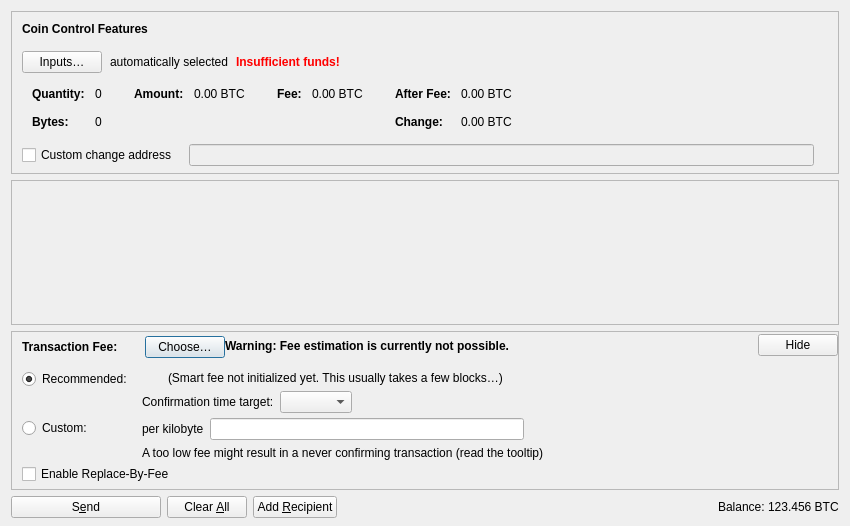
<?xml version="1.0" encoding="UTF-8"?>
<ui version="4.0">
 <class>SendCoinsDialog</class>
 <widget class="QDialog" name="SendCoinsDialog">
  <property name="geometry">
   <rect>
    <x>0</x>
    <y>0</y>
    <width>850</width>
    <height>526</height>
   </rect>
  </property>
  <property name="windowTitle">
   <string>Send Coins</string>
  </property>
  <layout class="QVBoxLayout" name="verticalLayout" stretch="0,1,0,0">
   <property name="bottomMargin">
    <number>8</number>
   </property>
   <item>
    <widget class="QFrame" name="frameCoinControl">
     <property name="sizePolicy">
      <sizepolicy hsizetype="Expanding" vsizetype="Expanding">
       <horstretch>0</horstretch>
       <verstretch>0</verstretch>
      </sizepolicy>
     </property>
     <property name="maximumSize">
      <size>
       <width>16777215</width>
       <height>16777215</height>
      </size>
     </property>
     <property name="frameShape">
      <enum>QFrame::StyledPanel</enum>
     </property>
     <property name="frameShadow">
      <enum>QFrame::Sunken</enum>
     </property>
     <layout class="QVBoxLayout" name="verticalLayoutCoinControl2">
      <property name="spacing">
       <number>0</number>
      </property>
      <property name="leftMargin">
       <number>0</number>
      </property>
      <property name="topMargin">
       <number>0</number>
      </property>
      <property name="rightMargin">
       <number>0</number>
      </property>
      <property name="bottomMargin">
       <number>6</number>
      </property>
      <item>
       <layout class="QVBoxLayout" name="verticalLayoutCoinControl" stretch="0,0,0,0,1">
        <property name="spacing">
         <number>0</number>
        </property>
        <property name="leftMargin">
         <number>10</number>
        </property>
        <property name="topMargin">
         <number>10</number>
        </property>
        <item>
         <layout class="QHBoxLayout" name="horizontalLayoutCoinControl1">
          <property name="bottomMargin">
           <number>15</number>
          </property>
          <item>
           <widget class="QLabel" name="labelCoinControlFeatures">
            <property name="sizePolicy">
             <sizepolicy hsizetype="Preferred" vsizetype="Maximum">
              <horstretch>0</horstretch>
              <verstretch>0</verstretch>
             </sizepolicy>
            </property>
            <property name="font">
             <font>
              <weight>75</weight>
              <bold>true</bold>
             </font>
            </property>
            <property name="styleSheet">
             <string notr="true">font-weight:bold;</string>
            </property>
            <property name="text">
             <string>Coin Control Features</string>
            </property>
           </widget>
          </item>
         </layout>
        </item>
        <item>
         <layout class="QHBoxLayout" name="horizontalLayoutCoinControl2" stretch="0,0,0,0">
          <property name="spacing">
           <number>8</number>
          </property>
          <property name="bottomMargin">
           <number>10</number>
          </property>
          <item>
           <widget class="QPushButton" name="pushButtonCoinControl">
            <property name="styleSheet">
             <string notr="true"/>
            </property>
            <property name="text">
             <string>Inputs…</string>
            </property>
            <property name="autoDefault">
             <bool>false</bool>
            </property>
           </widget>
          </item>
          <item>
           <widget class="QLabel" name="labelCoinControlAutomaticallySelected">
            <property name="text">
             <string>automatically selected</string>
            </property>
            <property name="margin">
             <number>5</number>
            </property>
           </widget>
          </item>
          <item>
           <widget class="QLabel" name="labelCoinControlInsuffFunds">
            <property name="font">
             <font>
              <weight>75</weight>
              <bold>true</bold>
             </font>
            </property>
            <property name="styleSheet">
             <string notr="true">color:red;font-weight:bold;</string>
            </property>
            <property name="text">
             <string>Insufficient funds!</string>
            </property>
            <property name="margin">
             <number>5</number>
            </property>
           </widget>
          </item>
          <item>
           <spacer name="horizontalSpacerCoinControl">
            <property name="orientation">
             <enum>Qt::Horizontal</enum>
            </property>
            <property name="sizeHint" stdset="0">
             <size>
              <width>40</width>
              <height>1</height>
             </size>
            </property>
           </spacer>
          </item>
         </layout>
        </item>
        <item>
         <widget class="QWidget" name="widgetCoinControl" native="true">
          <property name="sizePolicy">
           <sizepolicy hsizetype="Preferred" vsizetype="Preferred">
            <horstretch>0</horstretch>
            <verstretch>0</verstretch>
           </sizepolicy>
          </property>
          <property name="minimumSize">
           <size>
            <width>0</width>
            <height>0</height>
           </size>
          </property>
          <property name="styleSheet">
           <string notr="true"/>
          </property>
          <layout class="QHBoxLayout" name="horizontalLayoutCoinControl5">
           <property name="leftMargin">
            <number>0</number>
           </property>
           <property name="topMargin">
            <number>0</number>
           </property>
           <property name="rightMargin">
            <number>0</number>
           </property>
           <property name="bottomMargin">
            <number>0</number>
           </property>
           <item>
            <layout class="QHBoxLayout" name="horizontalLayoutCoinControl3" stretch="0,0,0,1">
             <property name="spacing">
              <number>20</number>
             </property>
             <property name="topMargin">
              <number>0</number>
             </property>
             <property name="bottomMargin">
              <number>10</number>
             </property>
             <item>
              <layout class="QFormLayout" name="formLayoutCoinControl1">
               <property name="labelAlignment">
                <set>Qt::AlignLeft|Qt::AlignVCenter</set>
               </property>
               <property name="horizontalSpacing">
                <number>10</number>
               </property>
               <property name="verticalSpacing">
                <number>14</number>
               </property>
               <property name="leftMargin">
                <number>10</number>
               </property>
               <property name="topMargin">
                <number>4</number>
               </property>
               <property name="rightMargin">
                <number>6</number>
               </property>
               <item row="0" column="0">
                <widget class="QLabel" name="labelCoinControlQuantityText">
                 <property name="font">
                  <font>
                   <weight>75</weight>
                   <bold>true</bold>
                  </font>
                 </property>
                 <property name="text">
                  <string>Quantity:</string>
                 </property>
                 <property name="margin">
                  <number>0</number>
                 </property>
                </widget>
               </item>
               <item row="0" column="1">
                <widget class="QLabel" name="labelCoinControlQuantity">
                 <property name="cursor">
                  <cursorShape>IBeamCursor</cursorShape>
                 </property>
                 <property name="contextMenuPolicy">
                  <enum>Qt::ActionsContextMenu</enum>
                 </property>
                 <property name="text">
                  <string notr="true">0</string>
                 </property>
                 <property name="margin">
                  <number>0</number>
                 </property>
                 <property name="textInteractionFlags">
                  <set>Qt::LinksAccessibleByMouse|Qt::TextSelectableByKeyboard|Qt::TextSelectableByMouse</set>
                 </property>
                </widget>
               </item>
               <item row="1" column="0">
                <widget class="QLabel" name="labelCoinControlBytesText">
                 <property name="font">
                  <font>
                   <weight>75</weight>
                   <bold>true</bold>
                  </font>
                 </property>
                 <property name="text">
                  <string>Bytes:</string>
                 </property>
                </widget>
               </item>
               <item row="1" column="1">
                <widget class="QLabel" name="labelCoinControlBytes">
                 <property name="cursor">
                  <cursorShape>IBeamCursor</cursorShape>
                 </property>
                 <property name="contextMenuPolicy">
                  <enum>Qt::ActionsContextMenu</enum>
                 </property>
                 <property name="text">
                  <string notr="true">0</string>
                 </property>
                 <property name="textInteractionFlags">
                  <set>Qt::LinksAccessibleByMouse|Qt::TextSelectableByKeyboard|Qt::TextSelectableByMouse</set>
                 </property>
                </widget>
               </item>
              </layout>
             </item>
             <item>
              <layout class="QFormLayout" name="formLayoutCoinControl2">
               <property name="horizontalSpacing">
                <number>10</number>
               </property>
               <property name="verticalSpacing">
                <number>14</number>
               </property>
               <property name="leftMargin">
                <number>6</number>
               </property>
               <property name="topMargin">
                <number>4</number>
               </property>
               <property name="rightMargin">
                <number>6</number>
               </property>
               <item row="0" column="0">
                <widget class="QLabel" name="labelCoinControlAmountText">
                 <property name="font">
                  <font>
                   <weight>75</weight>
                   <bold>true</bold>
                  </font>
                 </property>
                 <property name="text">
                  <string>Amount:</string>
                 </property>
                 <property name="margin">
                  <number>0</number>
                 </property>
                </widget>
               </item>
               <item row="0" column="1">
                <widget class="QLabel" name="labelCoinControlAmount">
                 <property name="cursor">
                  <cursorShape>IBeamCursor</cursorShape>
                 </property>
                 <property name="contextMenuPolicy">
                  <enum>Qt::ActionsContextMenu</enum>
                 </property>
                 <property name="text">
                  <string notr="true">0.00 BTC</string>
                 </property>
                 <property name="textInteractionFlags">
                  <set>Qt::LinksAccessibleByMouse|Qt::TextSelectableByKeyboard|Qt::TextSelectableByMouse</set>
                 </property>
                </widget>
               </item>
              </layout>
             </item>
             <item>
              <layout class="QFormLayout" name="formLayoutCoinControl3">
               <property name="horizontalSpacing">
                <number>10</number>
               </property>
               <property name="verticalSpacing">
                <number>14</number>
               </property>
               <property name="leftMargin">
                <number>6</number>
               </property>
               <property name="topMargin">
                <number>4</number>
               </property>
               <property name="rightMargin">
                <number>6</number>
               </property>
               <item row="0" column="0">
                <widget class="QLabel" name="labelCoinControlFeeText">
                 <property name="font">
                  <font>
                   <weight>75</weight>
                   <bold>true</bold>
                  </font>
                 </property>
                 <property name="text">
                  <string>Fee:</string>
                 </property>
                 <property name="margin">
                  <number>0</number>
                 </property>
                </widget>
               </item>
               <item row="0" column="1">
                <widget class="QLabel" name="labelCoinControlFee">
                 <property name="cursor">
                  <cursorShape>IBeamCursor</cursorShape>
                 </property>
                 <property name="contextMenuPolicy">
                  <enum>Qt::ActionsContextMenu</enum>
                 </property>
                 <property name="text">
                  <string notr="true">0.00 BTC</string>
                 </property>
                 <property name="textInteractionFlags">
                  <set>Qt::LinksAccessibleByMouse|Qt::TextSelectableByKeyboard|Qt::TextSelectableByMouse</set>
                 </property>
                </widget>
               </item>
              </layout>
             </item>
             <item>
              <layout class="QFormLayout" name="formLayoutCoinControl4">
               <property name="labelAlignment">
                <set>Qt::AlignLeft|Qt::AlignVCenter</set>
               </property>
               <property name="horizontalSpacing">
                <number>10</number>
               </property>
               <property name="verticalSpacing">
                <number>14</number>
               </property>
               <property name="leftMargin">
                <number>6</number>
               </property>
               <property name="topMargin">
                <number>4</number>
               </property>
               <property name="rightMargin">
                <number>6</number>
               </property>
               <item row="0" column="0">
                <widget class="QLabel" name="labelCoinControlAfterFeeText">
                 <property name="font">
                  <font>
                   <weight>75</weight>
                   <bold>true</bold>
                  </font>
                 </property>
                 <property name="text">
                  <string>After Fee:</string>
                 </property>
                 <property name="margin">
                  <number>0</number>
                 </property>
                </widget>
               </item>
               <item row="0" column="1">
                <widget class="QLabel" name="labelCoinControlAfterFee">
                 <property name="cursor">
                  <cursorShape>IBeamCursor</cursorShape>
                 </property>
                 <property name="contextMenuPolicy">
                  <enum>Qt::ActionsContextMenu</enum>
                 </property>
                 <property name="text">
                  <string notr="true">0.00 BTC</string>
                 </property>
                 <property name="textInteractionFlags">
                  <set>Qt::LinksAccessibleByMouse|Qt::TextSelectableByKeyboard|Qt::TextSelectableByMouse</set>
                 </property>
                </widget>
               </item>
               <item row="1" column="0">
                <widget class="QLabel" name="labelCoinControlChangeText">
                 <property name="font">
                  <font>
                   <weight>75</weight>
                   <bold>true</bold>
                  </font>
                 </property>
                 <property name="text">
                  <string>Change:</string>
                 </property>
                </widget>
               </item>
               <item row="1" column="1">
                <widget class="QLabel" name="labelCoinControlChange">
                 <property name="cursor">
                  <cursorShape>IBeamCursor</cursorShape>
                 </property>
                 <property name="contextMenuPolicy">
                  <enum>Qt::ActionsContextMenu</enum>
                 </property>
                 <property name="text">
                  <string notr="true">0.00 BTC</string>
                 </property>
                 <property name="textInteractionFlags">
                  <set>Qt::LinksAccessibleByMouse|Qt::TextSelectableByKeyboard|Qt::TextSelectableByMouse</set>
                 </property>
                </widget>
               </item>
              </layout>
             </item>
            </layout>
           </item>
          </layout>
         </widget>
        </item>
        <item>
         <layout class="QHBoxLayout" name="horizontalLayoutCoinControl4" stretch="0,0,0">
          <property name="spacing">
           <number>12</number>
          </property>
          <property name="sizeConstraint">
           <enum>QLayout::SetDefaultConstraint</enum>
          </property>
          <property name="topMargin">
           <number>5</number>
          </property>
          <property name="rightMargin">
           <number>5</number>
          </property>
          <item>
           <widget class="QCheckBox" name="checkBoxCoinControlChange">
            <property name="toolTip">
             <string>If this is activated, but the change address is empty or invalid, change will be sent to a newly generated address.</string>
            </property>
            <property name="text">
             <string>Custom change address</string>
            </property>
           </widget>
          </item>
          <item>
           <widget class="QValidatedLineEdit" name="lineEditCoinControlChange">
            <property name="enabled">
             <bool>false</bool>
            </property>
            <property name="sizePolicy">
             <sizepolicy hsizetype="Expanding" vsizetype="Fixed">
              <horstretch>0</horstretch>
              <verstretch>0</verstretch>
             </sizepolicy>
            </property>
           </widget>
          </item>
          <item>
           <widget class="QLabel" name="labelCoinControlChangeLabel">
            <property name="sizePolicy">
             <sizepolicy hsizetype="Preferred" vsizetype="Expanding">
              <horstretch>0</horstretch>
              <verstretch>0</verstretch>
             </sizepolicy>
            </property>
            <property name="minimumSize">
             <size>
              <width>0</width>
              <height>0</height>
             </size>
            </property>
            <property name="text">
             <string/>
            </property>
            <property name="margin">
             <number>3</number>
            </property>
           </widget>
          </item>
         </layout>
        </item>
        <item>
         <spacer name="verticalSpacerCoinControl">
          <property name="orientation">
           <enum>Qt::Vertical</enum>
          </property>
          <property name="sizeHint" stdset="0">
           <size>
            <width>800</width>
            <height>1</height>
           </size>
          </property>
         </spacer>
        </item>
       </layout>
      </item>
     </layout>
    </widget>
   </item>
   <item>
    <widget class="QScrollArea" name="scrollArea">
     <property name="widgetResizable">
      <bool>true</bool>
     </property>
     <widget class="QWidget" name="scrollAreaWidgetContents">
      <property name="geometry">
       <rect>
        <x>0</x>
        <y>0</y>
        <width>830</width>
        <height>104</height>
       </rect>
      </property>
      <layout class="QVBoxLayout" name="verticalLayout_2" stretch="0,1">
       <property name="leftMargin">
        <number>0</number>
       </property>
       <property name="topMargin">
        <number>0</number>
       </property>
       <property name="rightMargin">
        <number>0</number>
       </property>
       <property name="bottomMargin">
        <number>0</number>
       </property>
       <item>
        <layout class="QVBoxLayout" name="entries">
         <property name="spacing">
          <number>6</number>
         </property>
        </layout>
       </item>
       <item>
        <spacer name="verticalSpacer">
         <property name="orientation">
          <enum>Qt::Vertical</enum>
         </property>
         <property name="sizeHint" stdset="0">
          <size>
           <width>20</width>
           <height>40</height>
          </size>
         </property>
        </spacer>
       </item>
      </layout>
     </widget>
    </widget>
   </item>
   <item>
    <widget class="QFrame" name="frameFee">
     <property name="sizePolicy">
      <sizepolicy hsizetype="Expanding" vsizetype="Expanding">
       <horstretch>0</horstretch>
       <verstretch>0</verstretch>
      </sizepolicy>
     </property>
     <property name="maximumSize">
      <size>
       <width>16777215</width>
       <height>16777215</height>
      </size>
     </property>
     <property name="frameShape">
      <enum>QFrame::StyledPanel</enum>
     </property>
     <property name="frameShadow">
      <enum>QFrame::Sunken</enum>
     </property>
     <layout class="QVBoxLayout" name="verticalLayoutFee1">
      <property name="spacing">
       <number>0</number>
      </property>
      <property name="leftMargin">
       <number>0</number>
      </property>
      <property name="topMargin">
       <number>0</number>
      </property>
      <property name="rightMargin">
       <number>0</number>
      </property>
      <property name="bottomMargin">
       <number>0</number>
      </property>
      <item>
       <layout class="QVBoxLayout" name="verticalLayoutFee2" stretch="0,0,0">
        <property name="spacing">
         <number>0</number>
        </property>
        <property name="leftMargin">
         <number>10</number>
        </property>
        <property name="topMargin">
         <number>0</number>
        </property>
        <item>
         <layout class="QHBoxLayout" name="horizontalLayoutFee1">
          <property name="bottomMargin">
           <number>0</number>
          </property>
          <item>
           <layout class="QVBoxLayout" name="verticalLayoutFee7">
            <property name="spacing">
             <number>0</number>
            </property>
            <item>
             <spacer name="verticalSpacerSmartFee">
              <property name="orientation">
               <enum>Qt::Vertical</enum>
              </property>
              <property name="sizeType">
               <enum>QSizePolicy::Fixed</enum>
              </property>
              <property name="sizeHint" stdset="0">
               <size>
                <width>1</width>
                <height>4</height>
               </size>
              </property>
             </spacer>
            </item>
            <item>
             <layout class="QHBoxLayout" name="horizontalLayoutSmartFee">
              <property name="spacing">
               <number>10</number>
              </property>
              <item>
               <widget class="QLabel" name="labelFeeHeadline">
                <property name="sizePolicy">
                 <sizepolicy hsizetype="Preferred" vsizetype="Maximum">
                  <horstretch>0</horstretch>
                  <verstretch>0</verstretch>
                 </sizepolicy>
                </property>
                <property name="font">
                 <font>
                  <weight>75</weight>
                  <bold>true</bold>
                 </font>
                </property>
                <property name="styleSheet">
                 <string notr="true">font-weight:bold;</string>
                </property>
                <property name="text">
                 <string>Transaction Fee:</string>
                </property>
               </widget>
              </item>
              <item>
               <widget class="QLabel" name="labelFeeMinimized">
                <property name="text">
                 <string/>
                </property>
               </widget>
              </item>
              <item>
               <widget class="QPushButton" name="buttonChooseFee">
                <property name="text">
                 <string>Choose…</string>
                </property>
               </widget>
              </item>
             </layout>
            </item>
            <item>
             <spacer name="verticalSpacer_5">
              <property name="orientation">
               <enum>Qt::Vertical</enum>
              </property>
              <property name="sizeHint" stdset="0">
               <size>
                <width>1</width>
                <height>1</height>
               </size>
              </property>
             </spacer>
            </item>
           </layout>
          </item>
          <item>
           <widget class="QLabel" name="fallbackFeeWarningLabel">
            <property name="toolTip">
             <string>Using the fallbackfee can result in sending a transaction that will take several hours or days (or never) to confirm. Consider choosing your fee manually or wait until you have validated the complete chain.</string>
            </property>
            <property name="font">
            <font>
                <weight>75</weight>
                <bold>true</bold>
            </font>
            </property>
            <property name="text">
             <string>Warning: Fee estimation is currently not possible.</string>
            </property>
            <property name="wordWrap">
             <bool>false</bool>
            </property>
           </widget>
          </item>
          <item>
           <spacer name="horizontalSpacer_4">
            <property name="orientation">
             <enum>Qt::Horizontal</enum>
            </property>
            <property name="sizeType">
             <enum>QSizePolicy::MinimumExpanding</enum>
            </property>
            <property name="sizeHint" stdset="0">
             <size>
              <width>40</width>
              <height>20</height>
             </size>
            </property>
           </spacer>
          </item>
          <item>
           <widget class="QPushButton" name="buttonMinimizeFee">
            <property name="toolTip">
             <string>Hide transaction fee settings</string>
            </property>
            <property name="text">
             <string>Hide</string>
            </property>
           </widget>
          </item>
         </layout>
        </item>
        <item>
         <widget class="QFrame" name="frameFeeSelection">
          <layout class="QVBoxLayout" name="verticalLayoutFee12">
           <property name="spacing">
            <number>0</number>
           </property>
           <property name="leftMargin">
            <number>0</number>
           </property>
           <property name="topMargin">
            <number>0</number>
           </property>
           <property name="rightMargin">
            <number>0</number>
           </property>
           <property name="bottomMargin">
            <number>0</number>
           </property>
           <item>
            <layout class="QGridLayout" name="gridLayoutFee">
             <property name="topMargin">
              <number>10</number>
             </property>
             <property name="bottomMargin">
              <number>4</number>
             </property>
             <property name="horizontalSpacing">
              <number>10</number>
             </property>
             <property name="verticalSpacing">
              <number>4</number>
             </property>
             <item row="1" column="1">
              <layout class="QVBoxLayout" name="verticalLayoutFee8">
               <property name="spacing">
                <number>6</number>
               </property>
               <item>
                <layout class="QHBoxLayout" name="horizontalLayoutFee13">
                 <item>
                  <widget class="QLabel" name="labelCustomPerKilobyte">
                   <property name="toolTip">
                    <string>Specify a custom fee per kB (1,000 bytes) of the transaction's virtual size.

Note:  Since the fee is calculated on a per-byte basis, a fee rate of "100 satoshis per kvB" for a transaction size of 500 virtual bytes (half of 1 kvB) would ultimately yield a fee of only 50 satoshis.</string>
                   </property>
                   <property name="text">
                    <string>per kilobyte</string>
                   </property>
                  </widget>
                 </item>
                 <item>
                  <widget class="BitcoinAmountField" name="customFee"/>
                 </item>
                 <item>
                  <spacer name="horizontalSpacer_6">
                   <property name="orientation">
                    <enum>Qt::Horizontal</enum>
                   </property>
                   <property name="sizeHint" stdset="0">
                    <size>
                     <width>1</width>
                     <height>1</height>
                    </size>
                   </property>
                  </spacer>
                 </item>
                </layout>
               </item>
               <item>
                <layout class="QHBoxLayout" name="horizontalLayoutFee8">
                 <item>
                  <widget class="QLabel" name="labelCustomFeeWarning">
                   <property name="enabled">
                    <bool>true</bool>
                   </property>
                   <property name="toolTip">
                    <string>When there is less transaction volume than space in the blocks, miners as well as relaying nodes may enforce a minimum fee. Paying only this minimum fee is just fine, but be aware that this can result in a never confirming transaction once there is more demand for zenium transactions than the network can process.</string>
                   </property>
                   <property name="text">
                    <string>A too low fee might result in a never confirming transaction (read the tooltip)</string>
                   </property>
                  </widget>
                 </item>
                 <item>
                  <spacer name="horizontalSpacer_2">
                   <property name="orientation">
                    <enum>Qt::Horizontal</enum>
                   </property>
                   <property name="sizeHint" stdset="0">
                    <size>
                     <width>1</width>
                     <height>1</height>
                    </size>
                   </property>
                  </spacer>
                 </item>
                </layout>
               </item>
              </layout>
             </item>
             <item row="0" column="0">
              <layout class="QVBoxLayout" name="verticalLayoutFee4" stretch="0,1">
               <item>
                <widget class="QRadioButton" name="radioSmartFee">
                 <property name="text">
                  <string>Recommended:</string>
                 </property>
                 <property name="checked">
                  <bool>true</bool>
                 </property>
                 <attribute name="buttonGroup">
                  <string notr="true">groupFee</string>
                 </attribute>
                </widget>
               </item>
               <item>
                <spacer name="verticalSpacer_2">
                 <property name="orientation">
                  <enum>Qt::Vertical</enum>
                 </property>
                 <property name="sizeHint" stdset="0">
                  <size>
                   <width>1</width>
                   <height>1</height>
                  </size>
                 </property>
                </spacer>
               </item>
              </layout>
             </item>
             <item row="1" column="0">
              <layout class="QVBoxLayout" name="verticalLayoutFee9" stretch="0,1">
               <item>
                <widget class="QRadioButton" name="radioCustomFee">
                 <property name="text">
                  <string>Custom:</string>
                 </property>
                 <attribute name="buttonGroup">
                  <string notr="true">groupFee</string>
                 </attribute>
                </widget>
               </item>
               <item>
                <spacer name="verticalSpacer_6">
                 <property name="orientation">
                  <enum>Qt::Vertical</enum>
                 </property>
                 <property name="sizeHint" stdset="0">
                  <size>
                   <width>1</width>
                   <height>1</height>
                  </size>
                 </property>
                </spacer>
               </item>
              </layout>
             </item>
             <item row="0" column="1">
              <layout class="QVBoxLayout" name="verticalLayoutFee3" stretch="0,0,1">
               <property name="spacing">
                <number>6</number>
               </property>
               <property name="topMargin">
                <number>2</number>
               </property>
               <item>
                <layout class="QHBoxLayout" name="horizontalLayoutFee12">
                 <item>
                  <widget class="QLabel" name="labelSmartFee">
                   <property name="text">
                    <string/>
                   </property>
                  </widget>
                 </item>
                 <item>
                  <widget class="QLabel" name="labelFeeEstimation">
                   <property name="text">
                    <string/>
                   </property>
                  </widget>
                 </item>
                 <item>
                  <widget class="QLabel" name="labelSmartFee2">
                   <property name="text">
                    <string>(Smart fee not initialized yet. This usually takes a few blocks…)</string>
                   </property>
                  </widget>
                 </item>
                 <item>
                  <spacer name="horizontalSpacer_5">
                   <property name="orientation">
                    <enum>Qt::Horizontal</enum>
                   </property>
                   <property name="sizeHint" stdset="0">
                    <size>
                     <width>1</width>
                     <height>1</height>
                    </size>
                   </property>
                  </spacer>
                 </item>
                </layout>
               </item>
               <item>
                <layout class="QHBoxLayout" name="horizontalLayoutFee9">
                 <item>
                  <layout class="QVBoxLayout" name="verticalLayoutFee6">
                   <item>
                    <widget class="QLabel" name="labelSmartFee3">
                     <property name="text">
                      <string>Confirmation time target:</string>
                     </property>
                    </widget>
                   </item>
                  </layout>
                 </item>
                 <item>
                  <layout class="QVBoxLayout" name="verticalLayoutFee5">
                   <property name="rightMargin">
                    <number>30</number>
                   </property>
                   <item>
                    <layout class="QHBoxLayout" name="horizontalLayoutConfTarget">
                     <property name="bottomMargin">
                      <number>0</number>
                     </property>
                     <item>
                      <widget class="QComboBox" name="confTargetSelector"/>
                     </item>
                     <item>
                      <spacer name="horizontalSpacerConfTarget">
                       <property name="orientation">
                        <enum>Qt::Horizontal</enum>
                       </property>
                       <property name="sizeHint" stdset="0">
                        <size>
                         <width>40</width>
                         <height>20</height>
                        </size>
                       </property>
                      </spacer>
                     </item>
                    </layout>
                   </item>
                  </layout>
                 </item>
                </layout>
               </item>
               <item>
                <spacer name="verticalSpacer_4">
                 <property name="orientation">
                  <enum>Qt::Vertical</enum>
                 </property>
                 <property name="sizeHint" stdset="0">
                  <size>
                   <width>1</width>
                   <height>1</height>
                  </size>
                 </property>
                </spacer>
               </item>
              </layout>
             </item>
            </layout>
           </item>
           <item>
            <widget class="QCheckBox" name="optInRBF">
             <property name="text">
              <string>Enable Replace-By-Fee</string>
             </property>
             <property name="toolTip">
              <string>With Replace-By-Fee (BIP-125) you can increase a transaction's fee after it is sent. Without this, a higher fee may be recommended to compensate for increased transaction delay risk.</string>
             </property>
            </widget>
           </item>
          </layout>
         </widget>
        </item>
        <item>
         <spacer name="verticalSpacerFee">
          <property name="orientation">
           <enum>Qt::Vertical</enum>
          </property>
          <property name="sizeHint" stdset="0">
           <size>
            <width>40</width>
            <height>5</height>
           </size>
          </property>
         </spacer>
        </item>
       </layout>
      </item>
     </layout>
    </widget>
   </item>
   <item>
    <layout class="QHBoxLayout" name="horizontalLayout">
     <item>
      <widget class="QPushButton" name="sendButton">
       <property name="minimumSize">
        <size>
         <width>150</width>
         <height>0</height>
        </size>
       </property>
       <property name="toolTip">
        <string>Confirm the send action</string>
       </property>
       <property name="text">
        <string>S&amp;end</string>
       </property>
       <property name="icon">
        <iconset resource="../bitcoin.qrc">
         <normaloff>:/icons/send</normaloff>:/icons/send</iconset>
       </property>
       <property name="autoDefault">
        <bool>false</bool>
       </property>
       <property name="default">
        <bool>false</bool>
       </property>
      </widget>
     </item>
     <item>
      <widget class="QPushButton" name="clearButton">
       <property name="sizePolicy">
        <sizepolicy hsizetype="Minimum" vsizetype="Fixed">
         <horstretch>0</horstretch>
         <verstretch>0</verstretch>
        </sizepolicy>
       </property>
       <property name="toolTip">
        <string>Clear all fields of the form.</string>
       </property>
       <property name="text">
        <string>Clear &amp;All</string>
       </property>
       <property name="icon">
        <iconset resource="../bitcoin.qrc">
         <normaloff>:/icons/remove</normaloff>:/icons/remove</iconset>
       </property>
       <property name="autoDefault">
        <bool>false</bool>
       </property>
      </widget>
     </item>
     <item>
      <widget class="QPushButton" name="addButton">
       <property name="toolTip">
        <string>Send to multiple recipients at once</string>
       </property>
       <property name="text">
        <string>Add &amp;Recipient</string>
       </property>
       <property name="icon">
        <iconset resource="../bitcoin.qrc">
         <normaloff>:/icons/add</normaloff>:/icons/add</iconset>
       </property>
       <property name="autoDefault">
        <bool>false</bool>
       </property>
      </widget>
     </item>
     <item>
      <spacer name="horizontalSpacer">
       <property name="orientation">
        <enum>Qt::Horizontal</enum>
       </property>
       <property name="sizeHint" stdset="0">
        <size>
         <width>40</width>
         <height>20</height>
        </size>
       </property>
      </spacer>
     </item>
     <item>
      <layout class="QHBoxLayout" name="horizontalLayout_2">
       <property name="spacing">
        <number>3</number>
       </property>
       <item>
        <widget class="QLabel" name="labelBalanceName">
         <property name="sizePolicy">
          <sizepolicy hsizetype="Preferred" vsizetype="Fixed">
           <horstretch>0</horstretch>
           <verstretch>0</verstretch>
          </sizepolicy>
         </property>
         <property name="text">
          <string>Balance:</string>
         </property>
        </widget>
       </item>
       <item>
        <widget class="QLabel" name="labelBalance">
         <property name="sizePolicy">
          <sizepolicy hsizetype="Preferred" vsizetype="Fixed">
           <horstretch>0</horstretch>
           <verstretch>0</verstretch>
          </sizepolicy>
         </property>
         <property name="cursor">
          <cursorShape>IBeamCursor</cursorShape>
         </property>
         <property name="text">
          <string notr="true">123.456 BTC</string>
         </property>
         <property name="textInteractionFlags">
          <set>Qt::LinksAccessibleByMouse|Qt::TextSelectableByKeyboard|Qt::TextSelectableByMouse</set>
         </property>
        </widget>
       </item>
      </layout>
     </item>
    </layout>
   </item>
  </layout>
 </widget>
 <customwidgets>
  <customwidget>
   <class>QValidatedLineEdit</class>
   <extends>QLineEdit</extends>
   <header>qt/qvalidatedlineedit.h</header>
  </customwidget>
  <customwidget>
   <class>BitcoinAmountField</class>
   <extends>QLineEdit</extends>
   <header>qt/bitcoinamountfield.h</header>
   <container>1</container>
  </customwidget>
 </customwidgets>
 <resources>
  <include location="../bitcoin.qrc"/>
 </resources>
 <connections/>
 <buttongroups>
  <buttongroup name="groupFee"/>
 </buttongroups>
</ui>
